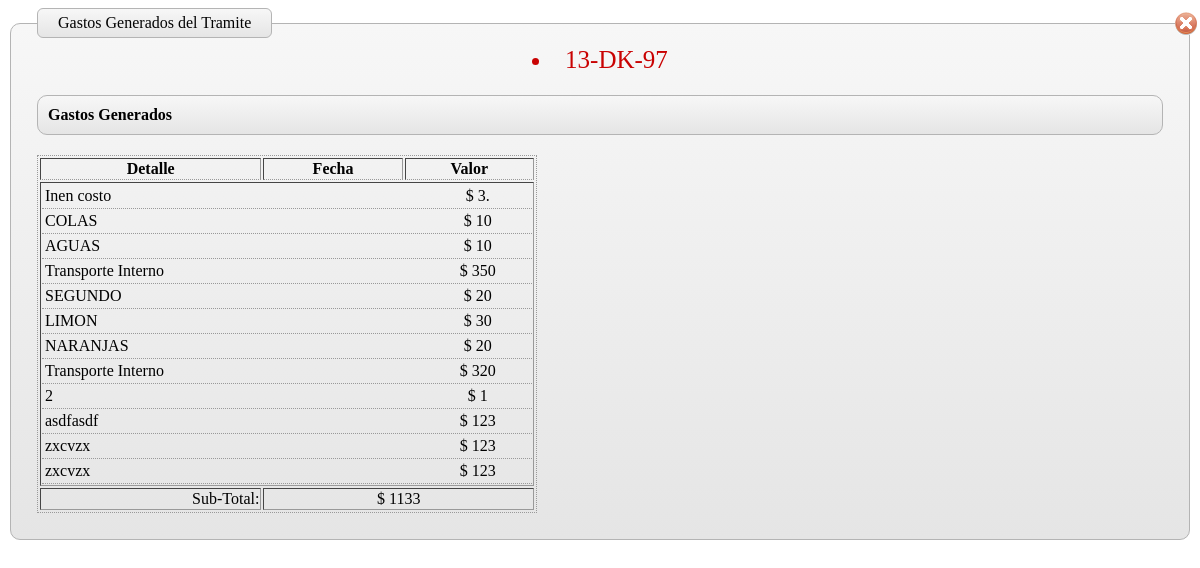
Page /includes/popup/gastos.php?codigo=13-DK-97 on the committed database.
### tables this page shows
CREATE TABLE IF NOT EXISTS `dnk_documento_gasto` (
  `id` int(10) unsigned NOT NULL AUTO_INCREMENT,
  `DNK_DOCUMENTO_codigo` varchar(20) NOT NULL,
  `proceso` int(10) unsigned DEFAULT NULL,
  `descripcion` varchar(255) DEFAULT NULL,
  `valor` varchar(20) DEFAULT NULL,
  PRIMARY KEY (`id`),
  KEY `DOCUMENTO_GASTO_FKIndex1` (`DNK_DOCUMENTO_codigo`)
);

### includes/database.inc.php (called while the page is built, shortened)
<?php
class database {
	var $db = null;
	function database(){
		$this->db = new mysqli(HOST_NAME, USER_NAME, USER_PASSWD, DB_NAME);
		$this->db->query("SET NAMES 'utf8'");
		return $this->db;
	}
	function query( $query ){
		$obj = $this->db->query($query);
		return $obj;
	}
}
?>

### includes/popup/gastos.php (the view, shortened to what this page needs)
<?php
        include_once("../database.inc.php");
	$dbmysql = new database();
?>
<?php
echo formulario_gasto();
function formulario_gasto(){
    global $dbmysql;
     $codigo_doc=$_GET['codigo'];
     $subtotal=0;
     $retval='<form id="form-1" action="?modulo=notificaciones&op=insertnotifi" method="post">
                <fieldset>
                    <legend>Gastos Generados del Tramite</legend>
                    <div id="cerrar_ventana"><a href="javascript:void(0);" title="Cerrar" onclick="popupCssHide();"><img src="images/001_05.gif"></a></div>';
            $retval .='<div id="css_codigo" align="center">
                        <li><a><input type="hidden" id="codigo"  name="codigo" value="'.$codigo_doc.'"/>'.$codigo_doc.'</a></li>
                    </div>
                    <ol>
                    <div>
                        <label class="rotulo"><strong>Gastos Generados</strong></label>
                    </div>
                    </ol>
                    ';
                $sql="SELECT *FROM `dnk_documento_gasto` WHERE DNK_DOCUMENTO_codigo='$codigo_doc'";
                $rows1 = $dbmysql->query($sql);
        $retval .='<div class="settings">
                        <table width="100%" border="1" style="border:dotted;border-color:#999; border-width:0.5px" align="center">
                            <tr align="center" >
                              <td style="border-bottom-style:dotted;border-bottom-width:0.5px; border-bottom-color:#999"><strong>Detalle</strong></td>
                              <td style="border-bottom-style:dotted;border-bottom-width:0.5px; border-bottom-color:#999"><strong>Fecha</strong></td>
                              <td style="border-bottom-style:dotted;border-bottom-width:0.5px; border-bottom-color:#999"><strong>Valor</strong></td>
                            </tr>
                            <tr style="font-size:12px;vertical-align: inherit;">
                                    <td colspan="3"><div id="mostrargastosgenerados">';
                    while ( $row1=$rows1->fetch_object() ){
                      $retval .='<table width="100%"  style="margin:0;padding:0;border-bottom-style:dotted;border-bottom-width:1px; border-bottom-color:#999">
                                    <tr>
                                      <td width="180">'.$row1->descripcion.'</td>
                                      <td width="113"><div align="center">'.$row1->fecha.'</div></td>
                                      <td width="80" align="center">$ '.$row1->valor.'</td>
                                    </tr>
                                  </table>
                                  ';
                      $subtotal=$subtotal+$row1->valor;
                    }
          $retval .='</div><div id="mostrargastos"></div>
                                    </td>
                                  </tr>
                                  <tr>
                                    <td align="right">Sub-Total:</td>
                                    <td align="center" colspan="2">$ '.$subtotal.'</td>
                                 </tr>
                                </table></div>
            </fieldset>
            </form>';
       return $retval;
     }
?>

### includes/popup/gastos.php (style rules this page uses)
form fieldset { padding: 26px; border: 1px solid #b4b4b4; -moz-border-radius: 10px; -webkit-border-radius: 10px; }
form legend { padding: 5px 20px 5px 20px; color: #030303; -moz-border-radius: 6px; -webkit-border-radius: 6px; border: 1px solid #b4b4b4; }
form ol { list-style: none; margin-bottom: 20px; border: 1px solid #b4b4b4; -moz-border-radius: 10px; -webkit-border-radius: 10px; padding: 10px; }
form ol, form legend, form fieldset { background-image: -moz-linear-gradient(top, #f7f7f7, #e5e5e5); background-image: -webkit-gradient(linear,left bottom,left top,color-stop(0, #e5e5e5),color-stop(1, #f7f7f7)); }
.settings { width: 500px; list-style: none; position: relative; }
#css_codigo { color: #C90202; padding: 5px; margin: 5px; text-transform: uppercase; font-size: 25px; }
#cerrar_ventana { text-align: right; margin-top: -52px; margin-right: -35px; }

### rows in the picture
dnk_documento_gasto: descripcion "Inen costo", valor "3."
dnk_documento_gasto: descripcion "COLAS", valor "10"
dnk_documento_gasto: descripcion "AGUAS", valor "10"
dnk_documento_gasto: descripcion "Transporte Interno", valor "350"
dnk_documento_gasto: descripcion "SEGUNDO", valor "20"
dnk_documento_gasto: descripcion "LIMON", valor "30"
dnk_documento_gasto: descripcion "NARANJAS", valor "20"
dnk_documento_gasto: descripcion "Transporte Interno", valor "320"
dnk_documento_gasto: descripcion "2", valor "1"
dnk_documento_gasto: descripcion "asdfasdf", valor "123"
dnk_documento_gasto: descripcion "zxcvzx", valor "123"
dnk_documento_gasto: descripcion "zxcvzx", valor "123"

### other values in the picture
$codigo_doc "13-DK-97"
$subtotal "1133"
